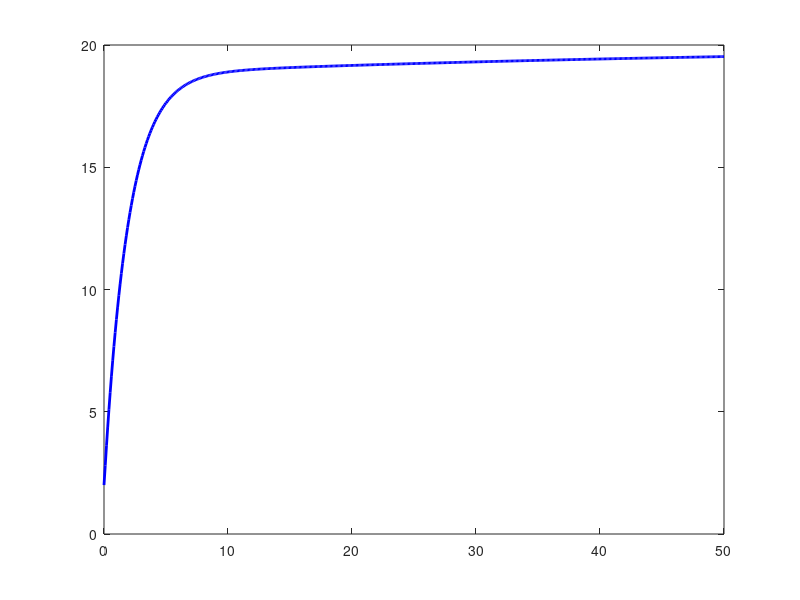

MATLAB code for this plot: (Note: this script raises an error after producing the figure.)
% Vehicle Parameters
m = 1000; % Mass of vehicle (kg)
b = 50;   % Damping coefficient (N.s/m)

% PID Controller Gains (Tuned using trial & error)
Kp = 500;  % Proportional Gain
Ki = 10;   % Integral Gain
Kd = 50;   % Derivative Gain

% Simulation Parameters
dt = 0.1;  % Time step (s)
T = 50;    % Total simulation time (s)
v_ref = 20; % Desired speed (m/s)
% Initialize variables
v = 0;      % Initial speed
integral = 0; % Integral term
prev_error = 0; % Previous error for derivative term
time = 0:dt:T;  % Time array
velocity = zeros(size(time)); % Store velocity over time

% Simulation loop
for i = 1:length(time)
    % Compute error
    error = v_ref - v;
    
    % PID Controller
    integral = integral + error * dt;
    derivative = (error - prev_error) / dt;
    u = Kp * error + Ki * integral + Kd * derivative; % Control action
    
    % Vehicle Dynamics: Newton’s second law
    a = (u - b * v) / m;  % Acceleration
    v = v + a * dt;       % Velocity update
    
    % Store values
    velocity(i) = v;
    prev_error = error;
end
% Plot speed response
figure;
plot(time, velocity, 'b', 'LineWidth', 2);
hold on;
yline(v_ref, 'r--', 'LineWidth', 2); % Desired speed line
xlabel('Time (s)');
ylabel('Speed (m/s)');
title('Cruise Control System: Speed vs Time');
legend('Actual Speed', 'Desired Speed');
grid on;
